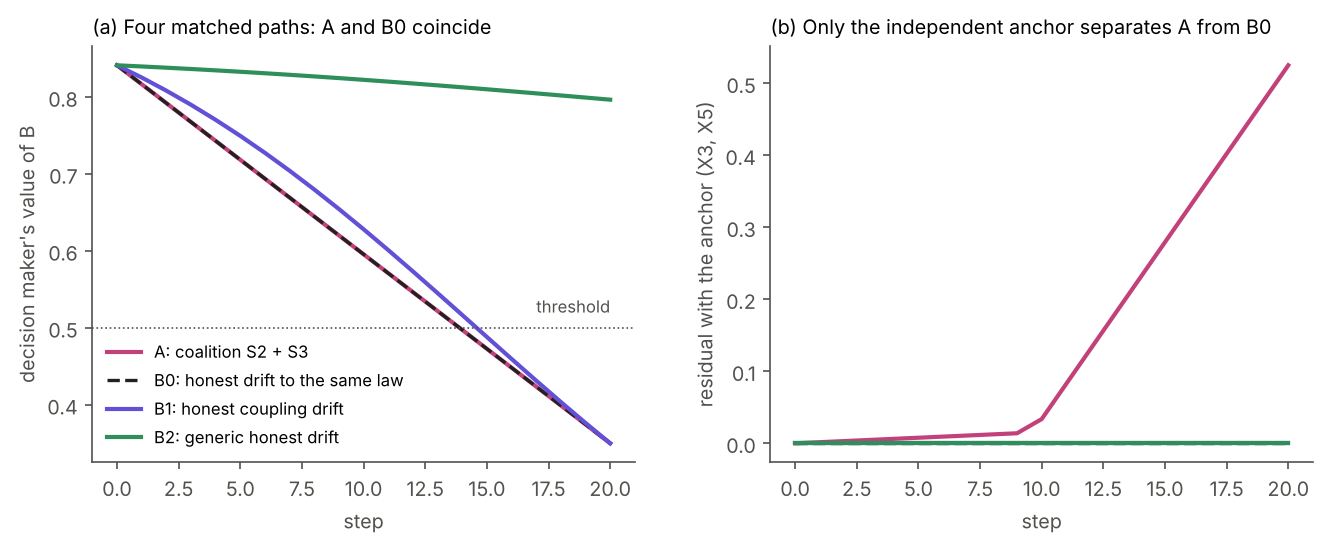

Reproduce this figure in Python.
"""Figure for 'Coherent miscalibration' (module pce/miscal.py).
  fig_miscal.pdf  (a) the decision maker's naive value of B along four matched paths: the coalition path A (S2 and S3 move together), the
                  honest drift B0 of the world to the coalition's own endpoint law, an honest coupling drift B1 to the same value of B, and a
                  generic honest drift B2 of matched displacement; (b) the residual of the reports together with the independent anchor
                  (X3, X5): only the coalition path disagrees with it"""
import os, sys
import numpy as np
from scipy.optimize import brentq
import matplotlib; matplotlib.use("Agg")
import matplotlib.pyplot as plt
HERE = os.path.dirname(os.path.abspath(__file__)); sys.path.insert(0, os.path.join(HERE, "..", "engine"))
from pce import miscal as MC, bridgetoy as BT, tamper as T
ROSE, INK, VIOLET, GREEN, GREY, INK2 = "#c2417a", "#22211f", "#6250d6", "#2f8f5b", "#9a9a9a", "#52514e"
plt.rcParams.update({"font.size": 9.5, "axes.spines.top": False, "axes.spines.right": False, "axes.edgecolor": INK2,
                     "xtick.color": INK2, "ytick.color": INK2, "axes.labelcolor": INK2})
J0 = np.full(5, 0.7); field = np.array([0.15, 0, 0, 0, 0]); P = MC.ising(J0, field); _, gA, gB = BT.world()
hon = MC.reports(P); anch = [hon["S1"], hon["S4"], hon["S5"]]; AC = (2, 4)
pathA, p1 = MC.coalition_path(P, ["S2", "S3"], anch, gB, 0.35); lams = np.linspace(0, 1, 21)
lawsB0 = [(1 - l) * P + l * p1 for l in lams]
j1 = brentq(lambda j: gB @ MC.ising(np.r_[0.7, 0.7, j, 0.7, 0.7], field) - 0.35, -3, 0.7); pathB1, lawsB1 = MC.world_path(J0, np.r_[0.7, 0.7, j1, 0.7, 0.7], field)
sA = MC.stats(pathA, [BT.table(P, AC)] * 21, gB, AC)
def disp_one(j):
    pth, _ = MC.world_path(J0, np.r_[j, 0.7, 0.7, 0.7, 0.7], field, T_=1); return MC.stats(pth, [BT.table(P, AC)] * 2, gB, AC)["displacement"]
j2 = brentq(lambda j: disp_one(j) - sA["displacement"], -0.5, 0.0); pathB2, lawsB2 = MC.world_path(J0, np.r_[j2, 0.7, 0.7, 0.7, 0.7], field)
series = {"A: coalition S2 + S3": (pathA, [BT.table(P, AC)] * 21, ROSE, "-"), "B0: honest drift to the same law": ([MC.reports(p) for p in lawsB0], [BT.table(p, AC) for p in lawsB0], INK, "--"),
          "B1: honest coupling drift": (pathB1, [BT.table(p, AC) for p in lawsB1], VIOLET, "-"), "B2: generic honest drift": (pathB2, [BT.table(p, AC) for p in lawsB2], GREEN, "-")}
fig, (a, b) = plt.subplots(1, 2, figsize=(10.5, 3.6), gridspec_kw={"wspace": 0.25})
for name, (path, an, col, ls) in series.items():
    v = [MC.naive_value(list(r.values()), gB)[0] for r in path]
    res = [T.residual(5, list(r.values()) + [("anchor", AC, an[t])]) for t, r in enumerate(path)]
    a.plot(range(21), v, color=col, ls=ls, lw=2 if ls == "-" else 1.6, label=name); b.plot(range(21), res, color=col, ls=ls, lw=2 if ls == "-" else 1.6)
a.axhline(0.5, color=INK2, lw=0.8, ls=":"); a.text(20, 0.52, "threshold", ha="right", fontsize=8, color=INK2)
a.set_xlabel("step"); a.set_ylabel("decision maker's value of B"); a.set_title("(a) Four matched paths: A and B0 coincide", fontsize=9.5, loc="left")
a.legend(frameon=False, fontsize=8, loc="lower left")
b.set_xlabel("step"); b.set_ylabel("residual with the anchor (X3, X5)"); b.set_title("(b) Only the independent anchor separates A from B0", fontsize=9.5, loc="left")
fig.savefig(os.path.join(HERE, "fig_miscal.pdf"), bbox_inches="tight"); fig.savefig(os.path.join(HERE, "fig_miscal.png"), dpi=150, bbox_inches="tight")
